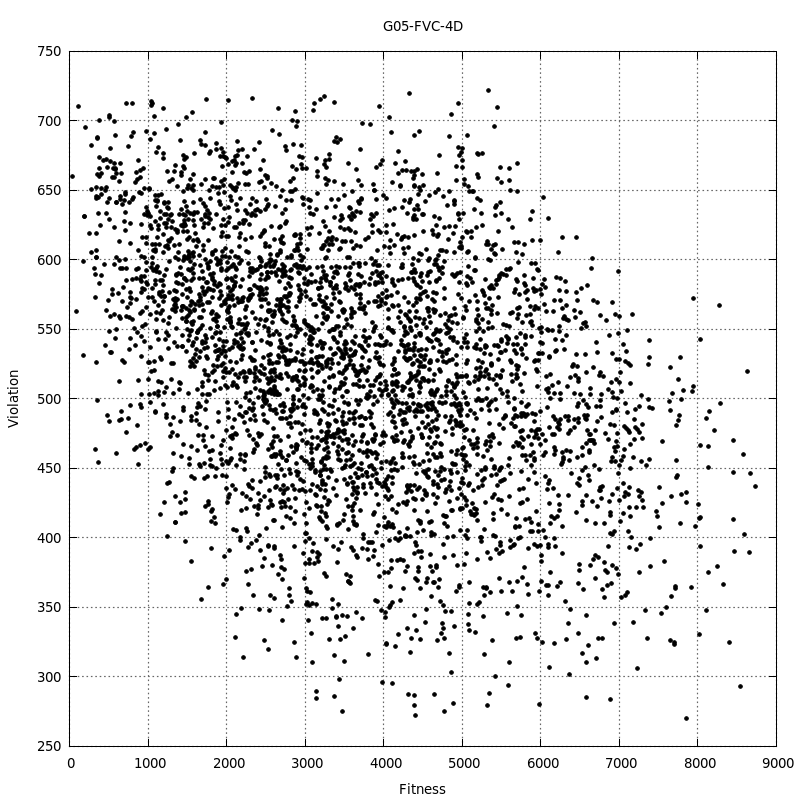

Recreate this plot in gnuplot.
set terminal pngcairo size 800,800 enhanced font 'Verdana,10'
set output "FVC.png"
set title "G05-FVC-4D"
#
set xlabel "Fitness"
set ylabel "Violation"
set grid ytics lt 0 lw 2 lc rgb "#666666"
set grid xtics lt 0 lw 2 lc rgb "#666666"
#
plot "FVC.dat" using 1:2 title '' pt 7 ps 0.6 lt 0
